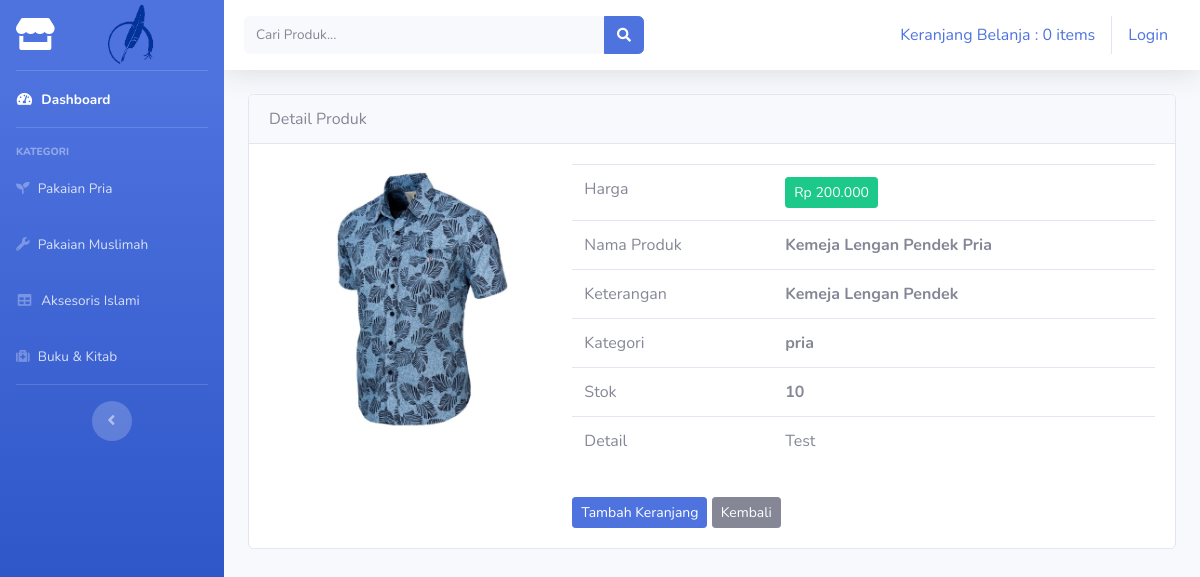
The app's page /index.php/welcome/detail/22 with its own data.
### tables this page shows
CREATE TABLE `tb_barang` (
  `id_barang` int(11) NOT NULL,
  `nama_barang` varchar(100) NOT NULL,
  `keterangan` text NOT NULL,
  `kategori` varchar(50) NOT NULL,
  `harga` int(11) NOT NULL,
  `stok` int(11) NOT NULL,
  `gambar` text NOT NULL,
  `detail` text NOT NULL
);

### application/controllers/Welcome.php (called while the page is built, shortened)
<?php
class Welcome extends CI_Controller {
	public function detail($id_barang)
	{
		$data['barang'] = $this->model_barang->detail_barang($id_barang);
		$this->load->view('templates/header');
		$this->load->view('templates/sidebar');
		$this->load->view('detail_barang', $data);
		$this->load->view('templates/footer');
	}
}

### index.php (called while the page is built, shortened)
<?php
require_once BASEPATH.'core/CodeIgniter.php';

### application/models/model_barang.php (called while the page is built, shortened)
<?php
    class Model_barang extends CI_Model{
        public function detail_barang($id_barang) {
            $result = $this->db->where('id_barang',$id_barang)->get('tb_barang');
            if($result->num_rows() > 0 ){
                return $result->result();
            }else{
                return false;
            }
        }
    }
?>

### application/views/detail_barang.php (the view, shortened to what this page needs)
<head>
<body>
    <div id="rounded">
    </div>
</body>
<div class="container-fluid">
    <div class="card">
        <div class="card-header">Detail Produk</div>
        <div class="card-body">
            <?php foreach ($barang as $brg) : ?>
                <div class="row">
                    <div class="col-md-4">
                        <img src="<?php echo base_url() . '/upload/' . $brg->gambar ?>" class="card-img-top">
                    </div>
                    <div class="col-md-8">
                        <table class="table">
                            <tr>
                                <td>Harga</td>
                                <td><strong>
                                        <div class="btn btn-sm btn-success">Rp <?php echo number_format($brg->harga, 0, ',', '.') ?></div>
                                    </strong></td>
                            </tr>
                            <tr>
                                <td>Nama Produk</td>
                                <td><strong><?php echo $brg->nama_barang ?></strong></td>
                            </tr>
                            <tr>
                                <td>Keterangan</td>
                                <td><strong><?php echo $brg->keterangan ?></strong></td>
                            </tr>
                            <tr>
                                <td>Kategori</td>
                                <td><strong><?php echo $brg->kategori ?></strong></td>
                            </tr>
                            <tr>
                                <td>Stok</td>
                                <td><strong><?php echo $brg->stok ?></strong></td>
                            </tr>
                            <tr>
                                <td>Detail</td>
                                <td><p><?php echo $brg->detail ?></p></td>
                            </tr>
                        </table>
                        <?php echo anchor('dashboard/tambah_keranjang/' . $brg->id_barang, '<div class="btn btn-sm btn-primary">Tambah Keranjang</div>') ?>
                        <?php echo anchor('welcome', '<div class="btn btn-sm btn-secondary">Kembali</div>') ?>
                    </div>
                </div>
            <?php endforeach; ?>
        </div>
    </div>
</div>

### application/views/templates/header.php (style rules this page uses)
body { background-color: #efefef !important }
#rounded { position: absolute; top: 50%; left: 50%; transform: translate(-50%, -50%); width: 120px; height: 120px; }

### application/views/templates/sidebar.php (style rules this page uses)
body { background-color: #efefef !important }
#rounded { position: absolute; top: 50%; left: 50%; transform: translate(-50%, -50%); width: 120px; height: 120px; }

### application/views/detail_barang.php (style rules this page uses)
body { background-color: #efefef !important }
#rounded { position: absolute; top: 50%; left: 50%; transform: translate(-50%, -50%); width: 120px; height: 120px; }

### application/views/templates/footer.php (style rules this page uses)
body { background-color: #efefef !important }
#rounded { position: absolute; top: 50%; left: 50%; transform: translate(-50%, -50%); width: 120px; height: 120px; }

### records on screen
tb_barang: gambar (picture), harga "200.000", nama_barang "Kemeja Lengan Pendek Pria", keterangan "Kemeja Lengan Pendek", kategori "pria", stok "10", detail "Test", id_barang "Tambah Keranjang"

### other values on screen
anchor('dashboard/detail_keranjang', $keranjang) "Keranjang Belanja : 0 items"
anchor('auth/login', 'Login') "Login"
